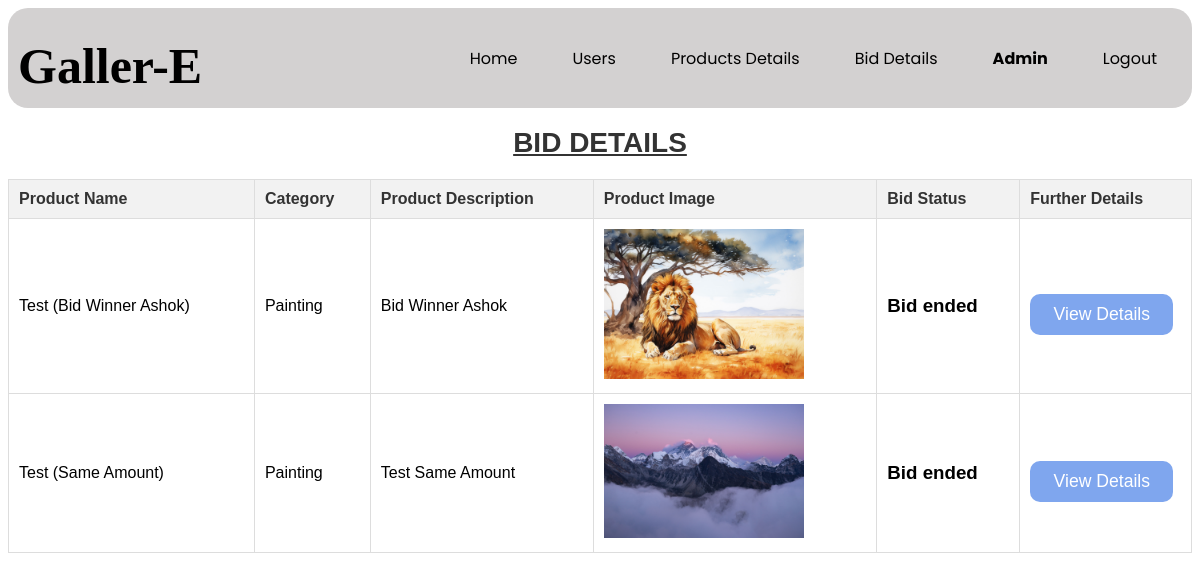
The page /components/10biddetails.php (signed in) on the database its author committed.
### tables this page shows
CREATE TABLE `products` (
  `product_id` int(11) NOT NULL,
  `username` varchar(100) NOT NULL,
  `product_name` varchar(200) NOT NULL,
  `category` varchar(100) NOT NULL,
  `description` text NOT NULL,
  `start_bid` float NOT NULL,
  `regular_price` float NOT NULL,
  `Bid_end` datetime NOT NULL,
  `P_image` varchar(100) NOT NULL,
  `user_id` int(11) NOT NULL,
  `product_status` varchar(100) NOT NULL
);

### components/10biddetails.php (the view, shortened to what this page needs)
<?php
include 'db_connect.php';
$query = "SELECT p.*, b.count_occurrences
FROM products p
INNER JOIN (
    SELECT product_id, COUNT(*) AS count_occurrences
    FROM bids
    GROUP BY product_id
    HAVING COUNT(*) >= 1
) b ON p.product_id = b.product_id
WHERE p.product_status = 'ACTIVE';
";
$result = $conn->query($query);
?>
<!DOCTYPE html>
<html>
  <head>
    <link rel="stylesheet" href="../css/4product.css" />
  </head>
  <body oncontextmenu=" return disableRightClick();">
   <?php
if ($_SESSION["usertype"]==0) {
    require_once "../components/0nav.php";
}else {
    require_once "../components/0adminnav.php";
}
?>
   <div class="content">
   <h1>BID DETAILS</h1>
   </div>
   <table>
      <div class="content">
          <tr>
            <th>Product Name</th>
            <th>Category</th>
            <th>Product Description</th>
            <th>Product Image</th>
            <th>Bid Status</th>
            <th>Further Details</th>
          </tr>
          <?php foreach($result as $r){ ?>
        <tr>
         <td><?php echo $r['product_name']; ?></td>
         <td><?php echo $r['category']; ?></td>
         <td><?php echo $r['description']; ?></td>
         <td class="imgCell">
        <img src="../<?php echo $r['P_image']; ?>" alt="Image">
        </td>
         <td> <?php
          $currentdate=date("Y-m-d");
            if ($currentdate >= $r['Bid_end']) {
               echo"<h3>Bid ended</h3>";
            }else {
               echo"<h3>On going</h3>";
            }
            ?></td>
         <td>
         <button ><a href="11product_bids.php?product_id=<?php echo $r["product_id"]; ?>">View Details</a></button>
        </td>
  </tr>
  <?php } ?>
      </div>
    </table>
  </body>
</html>

### css/4product.css (style rules this page uses)
body { font-family: Arial, sans-serif; background-color: white; }
a { text-decoration: none; color: white; }
h1 { margin-bottom: 20px; font-size: 28px; color: #333; text-align: center; text-decoration: underline; }
table { width: 100%; border-collapse: collapse; margin-bottom: 20px; border-radius: 10px; }
table, th, td { border: 1px solid #ddd; }
th, td { padding: 10px; text-align: left; }
th { background-color: #f2f2f2; color: #333; }
.imgCell img { max-width: 200px; height: auto; }
button { font-size: 1.1rem; margin-top: 1rem; padding: 10px 0; border-radius: 10px; outline: none; border: none; width: 95%; background: #7FA6EE; color: #fff; cursor: pointer; }

### rows shown on the page
products: product_name "Test (Bid Winner Ashok)", category "Painting", description "Bid Winner Ashok", P_image (picture), shows "Bid ended"
products: product_name "Test (Same Amount)", category "Painting", description "Test Same Amount", P_image (picture), shows "Bid ended"

### other values the page prints
$_SESSION['username'] "Admin"
